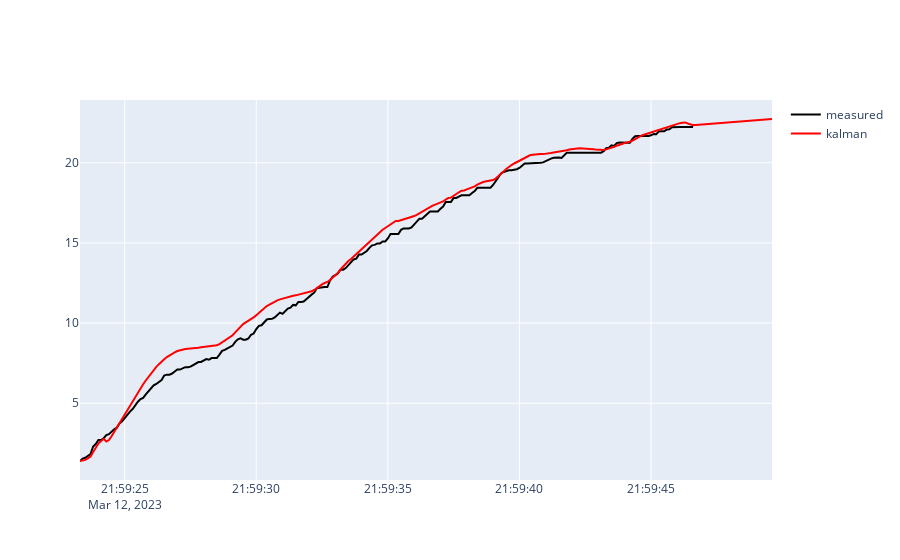

The notebook cell saved with this chart:
### Code cell
# plot the learned velocity vs time
fig = go.Figure()
fig.add_trace(
    go.Scatter(
        x=veh_df.epoch_time,
        y=veh_df.f32_velocityInDir_mps,
        mode="lines",
        opacity=1,
        line_color="black",
        name="measured",
        showlegend=True,
        # hover the velocity

    )
)

# # plot velocity on the x axis
# fig.add_trace(
#     go.Scatter(
#         x=[x.timestamp for x in track],
#         y=[x.state_vector[0, 0] for x in track],
#         mode="lines",
#         opacity=1,
#         line_color="red",


fig.add_trace(
    go.Scatter(
        x=[x.timestamp for x in track],
        y=[
            np.sqrt(x.state_vector[1, 0] ** 2 + x.state_vector[4, 0] ** 2)
            for x in track
        ],
        # y = [x.state_vector[0, 0] for x in track],
        mode="lines",
        opacity=1,
        line_color="red",
        name="kalman",
        showlegend=True,
    )
)

### Figure 1 — Plotly figure (JSON) as saved in the notebook; plotly's stock layout.template omitted (floating-point values rounded to 4 significant figures; data arrays with more than 128 entries replaced by an {"elided": "..."} marker saying what was removed)
{"data": [{"line": {"color": "black"}, "mode": "lines", "name": "measured", "opacity": 1, "showlegend": true, "type": "scatter", "x": {"elided": "234 str values"}, "y": {"elided": "234 float values"}}, {"line": {"color": "red"}, "mode": "lines", "name": "kalman", "opacity": 1, "showlegend": true, "type": "scatter", "x": {"elided": "264 str values"}, "y": {"elided": "264 float values"}}], "layout": {}}
